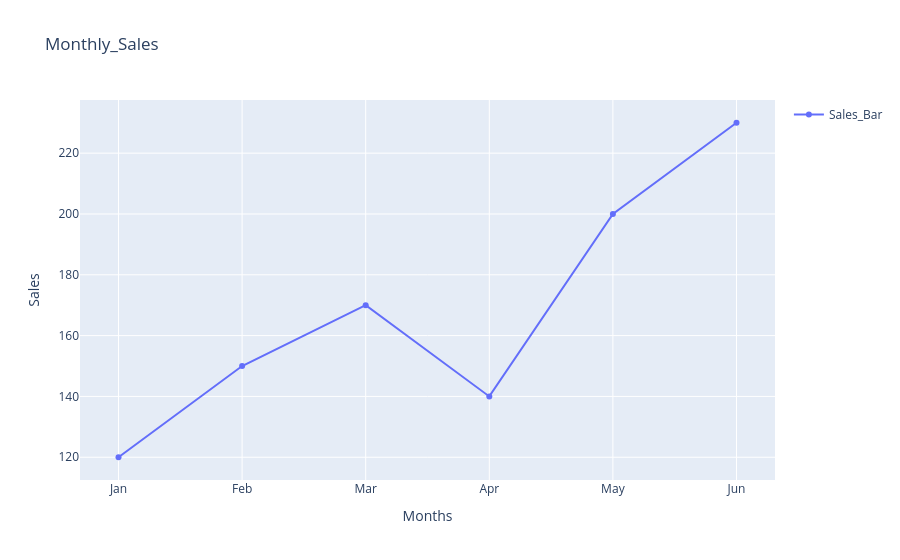

Source (notebook cell):
### Code cell
fig=go.Figure()
fig.add_trace(go.Scatter(
               x=months,
               y=sales,
               mode="lines+markers",
               name="Sales_Bar"
               ))
fig.update_layout(
    title="Monthly_Sales",
    xaxis_title="Months",
    yaxis_title="Sales",
    showlegend=True
)

fig.show()

### Figure 1 — Plotly figure (JSON) as saved in the notebook; plotly's stock layout.template omitted (floating-point values rounded to 4 significant figures)
{"data": [{"mode": "lines+markers", "name": "Sales_Bar", "type": "scatter", "x": ["Jan", "Feb", "Mar", "Apr", "May", "Jun"], "y": [120, 150, 170, 140, 200, 230]}], "layout": {"showlegend": true, "title": {"text": "Monthly_Sales"}, "xaxis": {"title": {"text": "Months"}}, "yaxis": {"title": {"text": "Sales"}}}}
